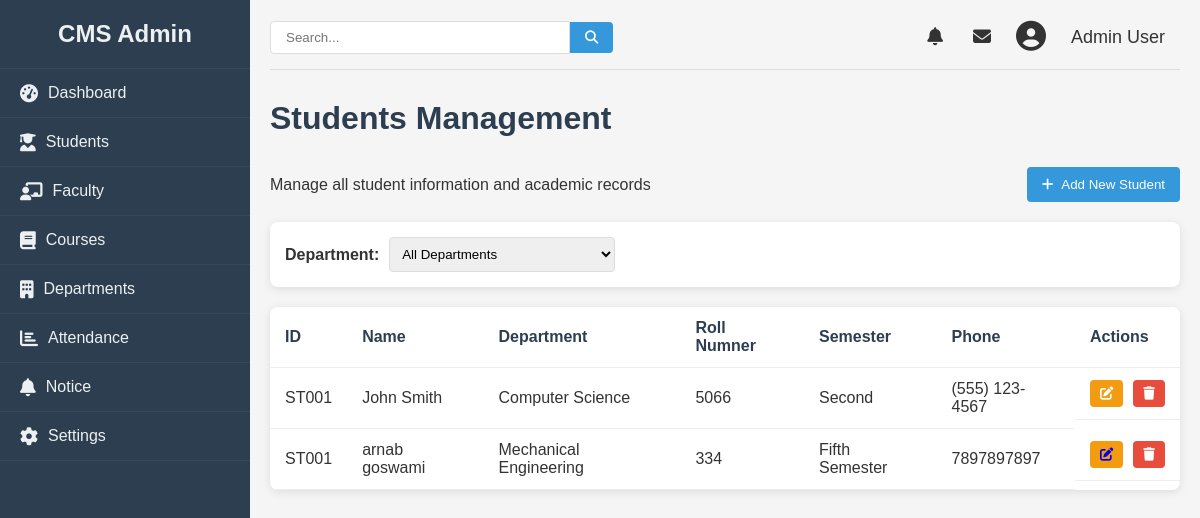
The app's page /admin/student (signed in), older data.
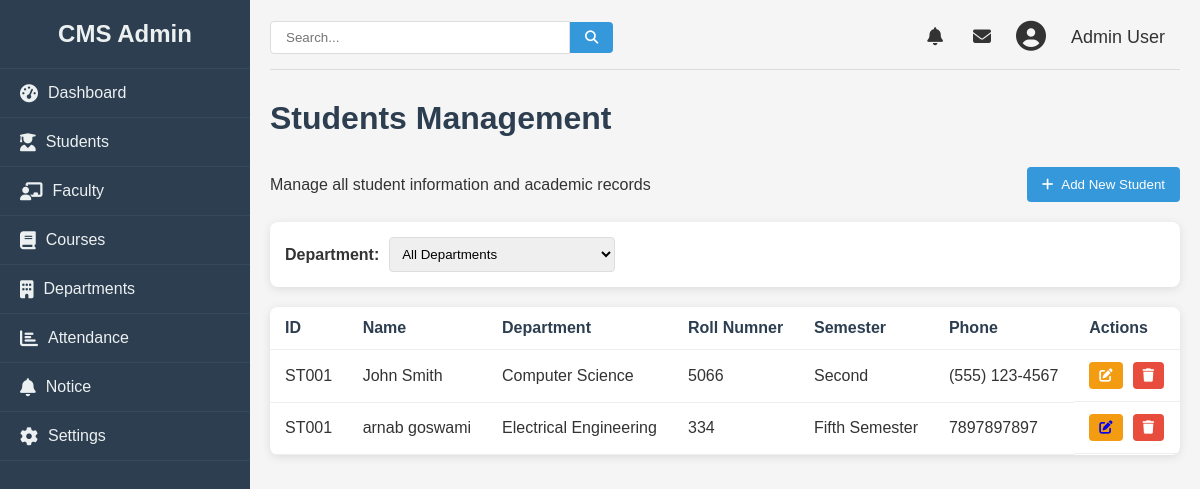
The same page, newer data.
### college/model.py (models this page shows, shortened)
class Student(db.Model):
    id = db.Column(db.Integer, primary_key=True)
    name = db.Column(db.String(100), nullable=False)
    roll = db.Column(db.Integer, nullable=False)
    email = db.Column(db.String(100), nullable=False)
    phone = db.Column(db.Integer, nullable=False)
    semester = db.Column(db.Integer, nullable=False)
    dob = db.Column(db.Date, nullable=False)
    gender = db.Column(db.String, nullable=False)
    department = db.Column(db.String, nullable=False)
    address = db.Column(db.String, nullable=False)

### college/admin/adminroute.py (the view)
@app.route("/admin/student", methods = ["GET", "POST"])
def stdn():
    logged = 'user_id' in session
    if logged:
        users = Student.query.all()
        return render_template("student.html", students= users, departments= dep)
    else:
        return redirect(url_for("login"))

### college/admin/templates/student.html (shortened to what the changed rows need)
{% from "macro/cmsnav.html" import cmsnav%}
{%extends "admbase.html"%}
{%block head%}
<link rel="stylesheet" href="{{url_for('static', filename='css/styles.css')}}">
<link rel="stylesheet" href="https://cdnjs.cloudflare.com/ajax/libs/font-awesome/6.4.0/css/all.min.css">
{%endblock%}
{%block content%}
<div class="container" w-tid="21">
    {{cmsnav()}}
    <main class="main-content" w-tid="111">
        <div id="dashboard-page" class="content-section" w-tid="139">
            <div class="dashboard" w-tid="141">
                <h1 w-tid="357">Students Management</h1>
                <div class="students-table" w-tid="415">
                    <table w-tid="417">
                        <thead w-tid="419">
                            <tr w-tid="421">
                                <th w-tid="423">ID</th>
                                <th w-tid="425">Name</th>
                                <th w-tid="427">Department</th>
                                <th w-tid="425">Roll Numner</th>
                                <th w-tid="429">Semester</th>
                                <th w-tid="433">Phone</th>
                                <th w-tid="437">Actions</th>
                            </tr>
                        </thead>
                        <tbody w-tid="439">
                            {%for student in students%}
                            <tr w-tid="441">
                                <td w-tid="443">ST001</td>
                                <td w-tid="445">{{student.name}}</td>
                                <td w-tid="447">{{student.department}}</td>
                                <td w-tid="449">{{student.roll}}</td>
                                <td w-tid="451">{{student.semester}}</td>
                                <td w-tid="453">{{student.phone}}</td>
                                <td class="action-cell" w-tid="459">
                                    <button class="action-btn edit-btn" w-tid="465">
                                        <a href="/admin/update/student/{{student.id}}">
                                            <i class="fas fa-edit" w-tid="467"></i>
                                        </a>
                                    </button>
                                    <button class="action-btn delete-btn" w-tid="469"><i class="fas fa-trash"
                                            w-tid="471"></i></button>
                                </td>
                            </tr>
                            {%endfor%}
                        </tbody>
                    </table>
                </div>
            </div>
        </div>
    </main>
</div>
{%endblock%}

Row changes from the older to the newer data that the page shows:
changed Student "arnab goswami": department "Mechanical Engineering" → "Electrical Engineering"
